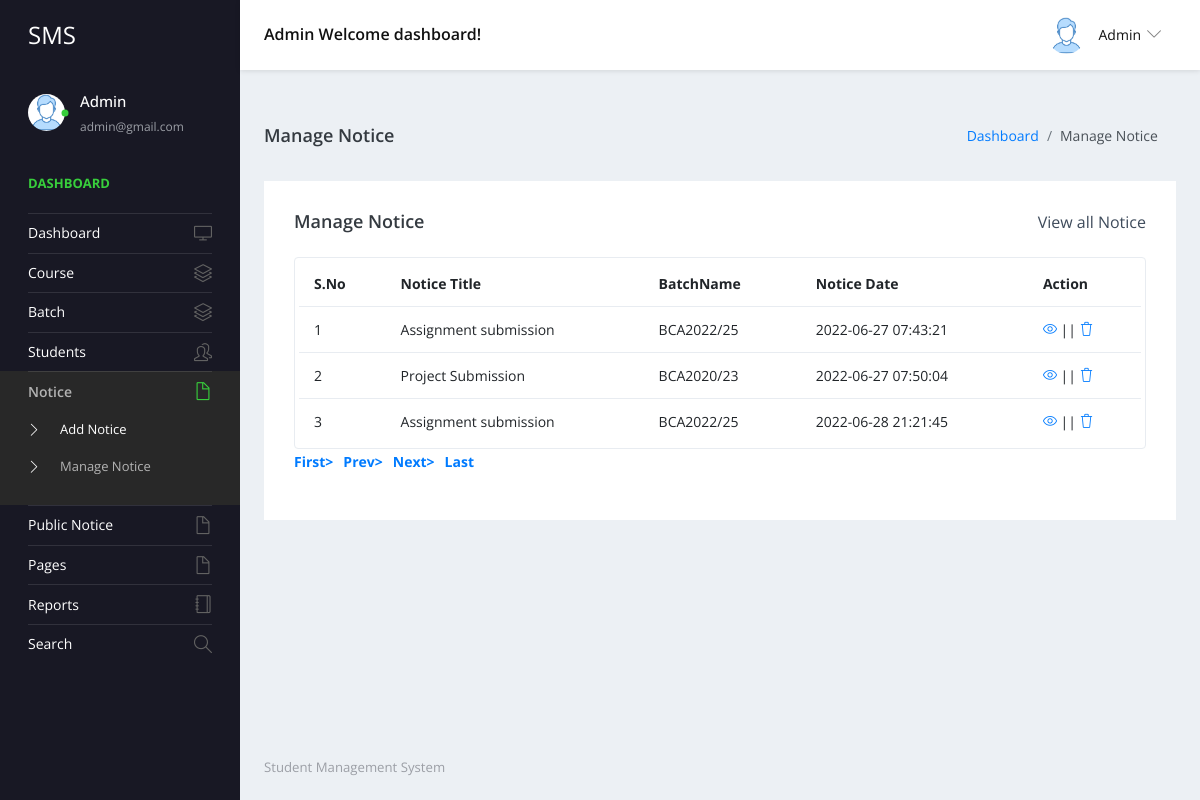
The app's page /studentms/admin/manage-notice.php (signed in) with its own data.
### tables this page shows
CREATE TABLE `tblnotice` (
  `ID` int(11) NOT NULL,
  `NoticeTitle` mediumtext DEFAULT NULL,
  `BatchName` varchar(20) DEFAULT NULL,
  `NoticeMsg` mediumtext DEFAULT NULL,
  `CreationDate` timestamp NULL DEFAULT current_timestamp()
);

### studentms/admin/manage-notice.php (the view, shortened to what this page needs)
<?php
include('includes/dbconnection.php');
if (strlen($_SESSION['sturecmsaid']==0)) {
  header('location:logout.php');
  } else{
?>
<!DOCTYPE html>
<html lang="en">
  <head>
    <link rel="stylesheet" href="vendors/simple-line-icons/css/simple-line-icons.css">
    <link rel="stylesheet" href="vendors/flag-icon-css/css/flag-icon.min.css">
    <link rel="stylesheet" href="vendors/css/vendor.bundle.base.css">
    <link rel="stylesheet" href="./vendors/daterangepicker/daterangepicker.css">
    <link rel="stylesheet" href="./vendors/chartist/chartist.min.css">
    <link rel="stylesheet" href="./css/style.css">
  </head>
  <body>
    <div class="container-scroller">
     <?php include_once('includes/header.php');?>
      <div class="container-fluid page-body-wrapper">
        <?php include_once('includes/sidebar.php');?>
        <div class="main-panel">
          <div class="content-wrapper">
             <div class="page-header">
              <h3 class="page-title"> Manage Notice </h3>
              <nav aria-label="breadcrumb">
                <ol class="breadcrumb">
                  <li class="breadcrumb-item"><a href="dashboard.php">Dashboard</a></li>
                  <li class="breadcrumb-item active" aria-current="page"> Manage Notice</li>
                </ol>
              </nav>
            </div>
            <div class="row">
              <div class="col-md-12 grid-margin stretch-card">
                <div class="card">
                  <div class="card-body">
                    <div class="d-sm-flex align-items-center mb-4">
                      <h4 class="card-title mb-sm-0">Manage Notice</h4>
                      <a href="#" class="text-dark ml-auto mb-3 mb-sm-0"> View all Notice</a>
                    </div>
                    <div class="table-responsive border rounded p-1">
                      <table class="table">
                        <thead>
                          <tr>
                            <th class="font-weight-bold">S.No</th>
                            <th class="font-weight-bold">Notice Title</th>
                            <th class="font-weight-bold">BatchName</th>
                            <th class="font-weight-bold">Notice Date</th>
                            <th class="font-weight-bold">Action</th>
                          </tr>
                        </thead>
                        <tbody>
                           <?php
                           if (isset($_GET['pageno'])) {
            $pageno = $_GET['pageno'];
        } else {
            $pageno = 1;
        }
        $no_of_records_per_page =15;
       $ret = "SELECT ID FROM tblnotice";
$query1 = $dbh -> prepare($ret);
$query1->execute();
$total_rows=$query1->rowCount();
$total_pages = ceil($total_rows / $no_of_records_per_page);
$sql="SELECT * from tblnotice";
$query = $dbh -> prepare($sql);
$query->execute();
$results=$query->fetchAll(PDO::FETCH_OBJ);
$cnt=1;
if($query->rowCount() > 0)
{
foreach($results as $row)
{               ?>
                          <tr>
                            <td><?php echo htmlentities($cnt);?></td>
                            <td><?php  echo htmlentities($row->NoticeTitle);?></td>
                            <td><?php  echo htmlentities($row->BatchName);?></td>
                            <td><?php  echo htmlentities($row->CreationDate);?></td>
                            <td>
                              <div><a href="edit-notice-detail.php?editid=<?php echo htmlentities ($row->ID);?>"><i class="icon-eye"></i></a>
                                                || <a href="manage-notice.php?delid=<?php echo ($row->ID);?>" onclick="return confirm('Do you really want to Delete ?');"> <i class="icon-trash"></i></a></div>
                            </td>
                          </tr><?php $cnt=$cnt+1;}} ?>
                        </tbody>
                      </table>
                    </div>
                   <div align="left">
    <ul class="pagination" >
        <li><a href="?pageno=1"><strong>First></strong></a></li>
        <li class="<?php if($pageno <= 1){ echo 'disabled'; } ?>">
            <a href="<?php if($pageno <= 1){ echo '#'; } else { echo "?pageno=".($pageno - 1); } ?>"><strong style="padding-left: 10px">Prev></strong></a>
        </li>
        <li class="<?php if($pageno >= $total_pages){ echo 'disabled'; } ?>">
            <a href="<?php if($pageno >= $total_pages){ echo '#'; } else { echo "?pageno=".($pageno + 1); } ?>"><strong style="padding-left: 10px">Next></strong></a>
        </li>
        <li><a href="?pageno=<?php echo $total_pages; ?>"><strong style="padding-left: 10px">Last</strong></a></li>
    </ul>
</div>
                  </div>
                </div>
              </div>
            </div>
          </div>
         <?php include_once('includes/footer.php');?>
        </div>
      </div>
    </div>
  </body>
</html><?php }  ?>

### studentms/admin/includes/header.php (shortened to what this page needs)
 <nav class="navbar default-layout-navbar col-lg-12 col-12 p-0 fixed-top d-flex flex-row">
        <div class="navbar-brand-wrapper d-flex align-items-center">
          <a class="navbar-brand brand-logo" href="dashboard.php">
            <strong style="color: white;">SMS</strong>
          </a>
        </div><?php
         $aid= $_SESSION['sturecmsaid'];
$sql="SELECT * from tbladmin where ID=:aid";
$query = $dbh -> prepare($sql);
$query->bindParam(':aid',$aid,PDO::PARAM_STR);
$query->execute();
$results=$query->fetchAll(PDO::FETCH_OBJ);
$cnt=1;
if($query->rowCount() > 0)
{
foreach($results as $row)
{               ?>
        <div class="navbar-menu-wrapper d-flex align-items-center flex-grow-1">
          <h5 class="mb-0 font-weight-medium d-none d-lg-flex"><?php  echo htmlentities($row->AdminName);?> Welcome dashboard!</h5>
          <ul class="navbar-nav navbar-nav-right ml-auto">
            <li class="nav-item dropdown d-none d-xl-inline-flex user-dropdown">
              <a class="nav-link dropdown-toggle" id="UserDropdown" href="#" data-toggle="dropdown" aria-expanded="false">
                <img class="img-xs rounded-circle ml-2" src="images/faces/face8.jpg" alt="Profile image"> <span class="font-weight-normal"> <?php  echo htmlentities($row->AdminName);?> </span></a>
                <?php $cnt=$cnt+1;}} ?>
            </li>
          </ul>
        </div>
      </nav>

### studentms/admin/includes/sidebar.php (shortened to what this page needs)
<nav class="sidebar sidebar-offcanvas" id="sidebar">
          <ul class="nav">
            <li class="nav-item nav-profile">
              <a href="#" class="nav-link">
                <div class="profile-image">
                  <img class="img-xs rounded-circle" src="images/faces/face8.jpg" alt="profile image">
                  <div class="dot-indicator bg-success"></div>
                </div>
                <div class="text-wrapper">
                  <?php
         $aid= $_SESSION['sturecmsaid'];
$sql="SELECT * from tbladmin where ID=:aid";
$query = $dbh -> prepare($sql);
$query->bindParam(':aid',$aid,PDO::PARAM_STR);
$query->execute();
$results=$query->fetchAll(PDO::FETCH_OBJ);
$cnt=1;
if($query->rowCount() > 0)
{
foreach($results as $row)
{               ?>
                  <p class="profile-name"><?php  echo htmlentities($row->AdminName);?></p>
                  <p class="designation"><?php  echo htmlentities($row->Email);?></p><?php $cnt=$cnt+1;}} ?>
                </div>
              </a>
            </li>
            <li class="nav-item nav-category">
              <span class="nav-link">Dashboard</span>
            </li>
            <li class="nav-item">
              <a class="nav-link" href="dashboard.php">
                <span class="menu-title">Dashboard</span>
                <i class="icon-screen-desktop menu-icon"></i>
              </a>
            </li>
            <li class="nav-item">
              <a class="nav-link" data-toggle="collapse" href="#auth3" aria-expanded="false" aria-controls="auth">
                <span class="menu-title">Course</span>
                <i class="icon-layers menu-icon"></i>
              </a>
              </li>
            <li class="nav-item">
              <a class="nav-link" data-toggle="collapse" href="#ui-basic" aria-expanded="false" aria-controls="ui-basic">
                <span class="menu-title">Batch</span>
                <i class="icon-layers menu-icon"></i>
              </a>
            </li>
            <li class="nav-item">
              <a class="nav-link" data-toggle="collapse" href="#ui-basic1" aria-expanded="false" aria-controls="ui-basic1">
                <span class="menu-title">Students</span>
                <i class="icon-people menu-icon"></i>
              </a>
            </li>
            <li class="nav-item">
              <a class="nav-link" data-toggle="collapse" href="#auth" aria-expanded="false" aria-controls="auth">
                <span class="menu-title">Notice</span>
                <i class="icon-doc menu-icon"></i>
              </a>
              <div class="collapse" id="auth">
                <ul class="nav flex-column sub-menu">
                  <li class="nav-item"> <a class="nav-link" href="add-notice.php"> Add Notice </a></li>
                  <li class="nav-item"> <a class="nav-link" href="manage-notice.php"> Manage Notice </a></li>
                </ul>
              </div>
            </li>
            <li class="nav-item">
              <a class="nav-link" data-toggle="collapse" href="#auth1" aria-expanded="false" aria-controls="auth">
                <span class="menu-title">Public Notice</span>
                <i class="icon-doc menu-icon"></i>
              </a>
              </li>
              <li class="nav-item">
              <a class="nav-link" data-toggle="collapse" href="#auth2" aria-expanded="false" aria-controls="auth">
                <span class="menu-title">Pages</span>
                <i class="icon-doc menu-icon"></i>
              </a>
            </li>
              <li class="nav-item">
              <a class="nav-link" href="between-dates-reports.php">
                <span class="menu-title">Reports</span>
                <i class="icon-notebook menu-icon"></i>
              </a>
            </li>
            <li class="nav-item">
              <a class="nav-link" href="search.php">
                <span class="menu-title">Search</span>
                <i class="icon-magnifier menu-icon"></i>
              </a>
            </li>
          </ul>
        </nav>

### records on screen
tblnotice: NoticeTitle "Assignment submission", BatchName "BCA2022/25", CreationDate "2022-06-27 07:43:21"
tblnotice: NoticeTitle "Project Submission", BatchName "BCA2020/23", CreationDate "2022-06-27 07:50:04"
tblnotice: NoticeTitle "Assignment submission", BatchName "BCA2022/25", CreationDate "2022-06-28 21:21:45"

### other values on screen
$row->AdminName "Admin"
$row->Email "admin@gmail.com"
